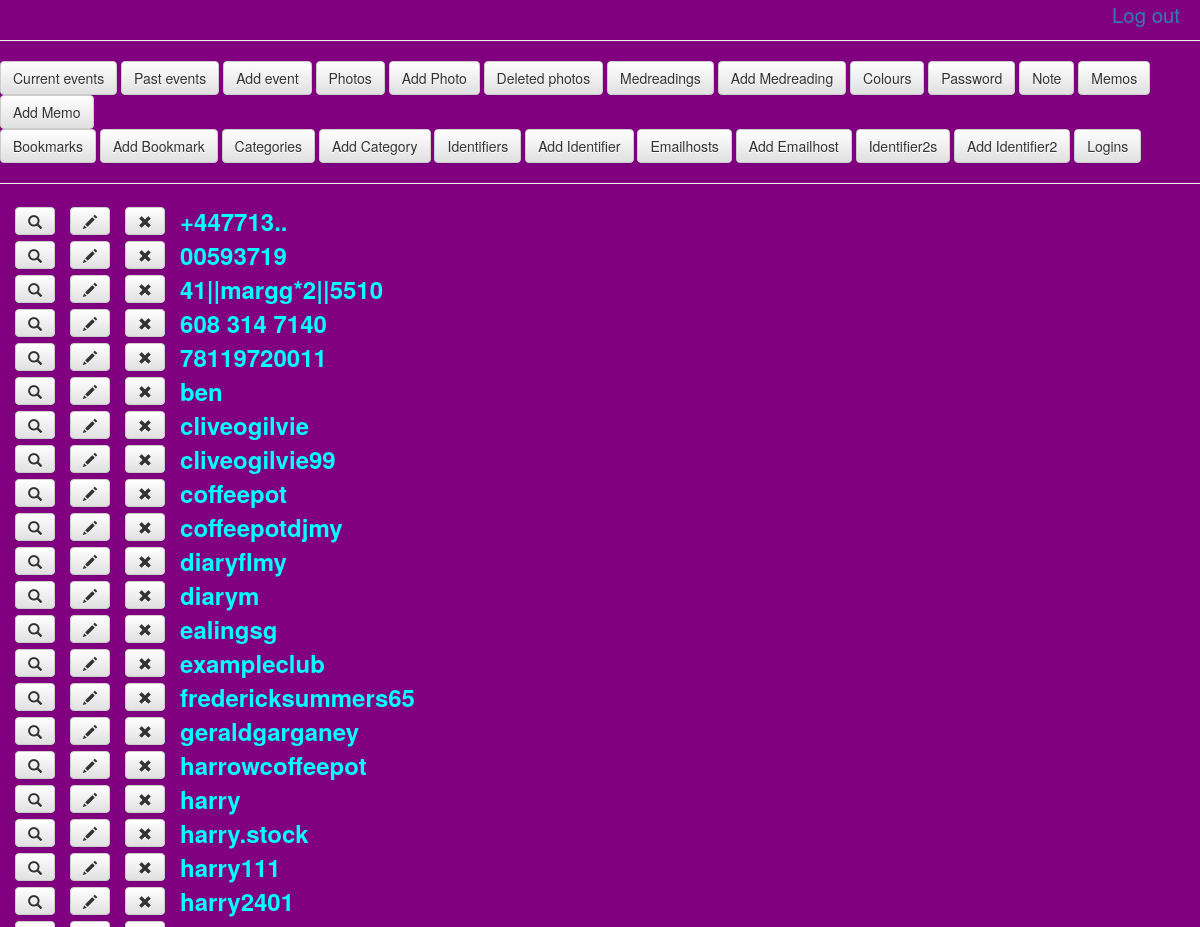
The page /identifierlist (signed in, upper part) on the database as committed earlier.
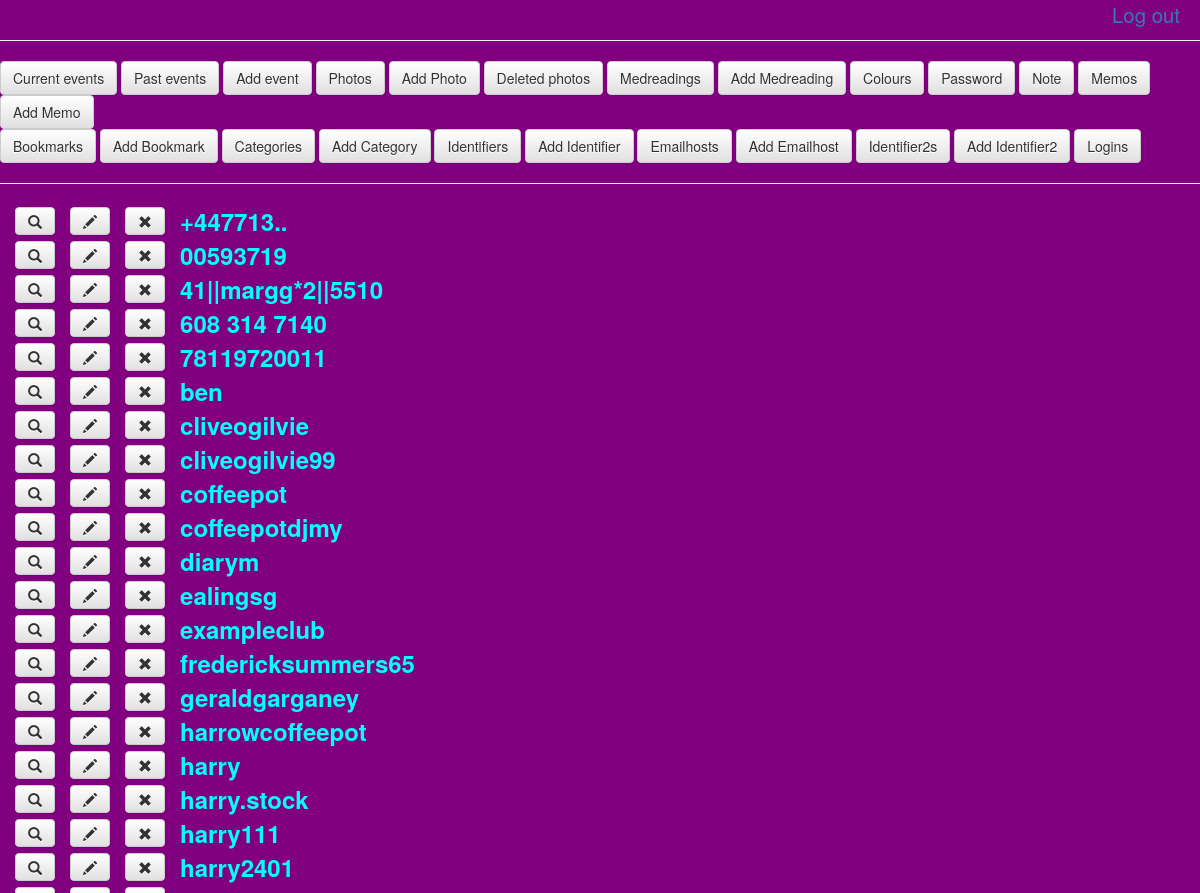
The same page on the database as committed later.
### mysite/models.py (models this page shows, shortened)
class Identifier(models.Model):
    name                    = models.CharField(max_length=20)
    priority                = models.IntegerField       (default=100)
    notes                   = models.TextField                       (                                                             blank=True, null=True)

### mysite/views.py (the view)
# urls.py: path('identifierlist',                         views.identifier_list,                            name='identifierlist'),
@login_required
def identifier_list(request):
    site                                           =   Site.objects.get()
    identifiers                                      =   Identifier.objects.all().order_by('-priority', 'name')
    context                                        =   { 'identifiers': identifiers, 'title': TITLE, 'site': site}
    return render                                      (request, 'identifier_list.html', context)

### templates/identifier_list.html (shortened to what this page needs)
{% extends "base.html" %}
{% block content %}
<a class="btn btn-default" href="{% url 'eventlist' 'current'  %}" >                                <span>Current events</span></a>
<a class="btn btn-default" href="{% url 'eventlist' 'notcurrent' %}" >                              <span>Past events</span></a>
<a class="btn btn-default" href="{% url 'eventinsertupdate' pk=0 mode='insert' %}" >                <span>Add event</span></a>
<a class="btn btn-default" href="{% url 'photolist'  %}">                                           <span>Photos</span></a>
<a class="btn btn-default" href="{% url 'photoinsert' %}">                                          <span>Add Photo</span></a>
<a class="btn btn-default" href="{% url 'photolistdeleted' %}">                                     <span>Deleted photos</span></a>
<a class="btn btn-default" href="{% url 'medreadinglist'  %}">                                      <span>Medreadings</span></a>
<a class="btn btn-default" href="{% url 'medreadinginsert' %}">                                     <span>Add Medreading</span></a>
<a class="btn btn-default" href="{% url 'siteupdate' pk=site.pk %}">                                <span>Colours</span></a>
<a class="btn btn-default" href="{% url 'password' %}">                                             <span>Password</span></a>
<a class="btn btn-default" href="{% url 'noteupdate' pk=site.pk %}">                                <span>Note</span></a>
<a class="btn btn-default" href="{% url 'memolist'  %}">                                            <span>Memos</span></a>
<a class="btn btn-default" href="{% url 'memoinsert'%}" >                                           <span>Add Memo</span></a>
<br>
<a class="btn btn-default" href="{% url 'bookmarklist'  %}">                                        <span>Bookmarks</span></a>
<a class="btn btn-default" href="{% url 'bookmarkinsert'%}" >                                       <span>Add Bookmark</span></a>
<a class="btn btn-default" href="{% url 'categorylist'  %}">                                        <span>Categories</span></a>
<a class="btn btn-default" href="{% url 'categoryinsert' %}" >                                      <span>Add Category</span></a>
<a class="btn btn-default" href="{% url 'identifierlist'  %}">                                      <span>Identifiers</span></a>
<a class="btn btn-default" href="{% url 'identifierinsert' %}" >                                    <span>Add Identifier</span></a>
<a class="btn btn-default" href="{% url 'emailhostlist'  %}">                                       <span>Emailhosts</span></a>
<a class="btn btn-default" href="{% url 'emailhostinsert' %}" >                                     <span>Add Emailhost</span></a>
<a class="btn btn-default" href="{% url 'identifier2list'  %}">                                     <span>Identifier2s</span></a>
<a class="btn btn-default" href="{% url 'identifier2insert' %}" >                                   <span>Add Identifier2</span></a>
<a class="btn btn-default" href="{% url 'loginlist'  %}">                                           <span>Logins</span></a>
<hr>
<h2>
<table>
{% for identifier in identifiers %}
    <tr>
    <h2 class='item'>
    <td> <a class="btn btn-default" href="{% url 'identifiersearch' pk=identifier.pk %} "> <span class="glyphicon glyphicon-search"></span></a> </td>
    <td> <a class="btn btn-default" href="{% url 'identifierupdate' pk=identifier.pk %} "> <span class="glyphicon glyphicon-pencil"></span></a> </td>
    <td> <a class="btn btn-default" href="{% url 'identifierdeleteperm' pk=identifier.pk %} "> <span class="glyphicon glyphicon-remove"></span></a> </td>
    <td>                                                                                   <span class='detail'>{{ identifier.name }}</span> </td>
    </tr>
{% endfor %}
</table>
</h2>
</body>
{% endblock content %}

Rows that differ between the two databases and show on the page:
removed Identifier: name "diaryflmy"
